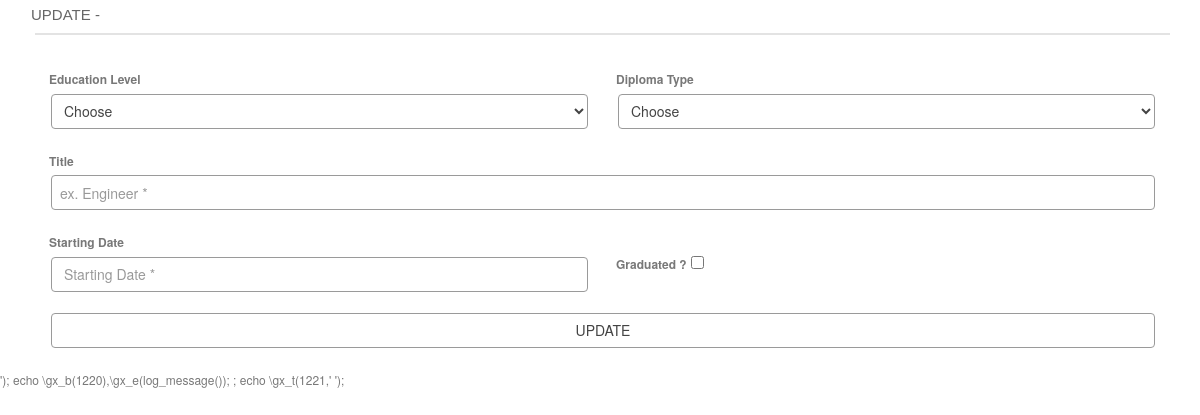
/upd_diploma.php (signed in), run on the app's committed database.
### tables this page shows
CREATE TABLE IF NOT EXISTS `language_expressions` (
  `id_lang` int(11) NOT NULL AUTO_INCREMENT,
  `en_expressions` varchar(80) DEFAULT NULL,
  `de_expressions` varchar(80) DEFAULT NULL,
  `fr_expressions` varchar(80) DEFAULT NULL,
  `it_expressions` varchar(80) DEFAULT NULL,
  `rs_expressions` varchar(80) DEFAULT NULL,
  `al_expressions` varchar(80) DEFAULT NULL,
  PRIMARY KEY (`id_lang`),
  UNIQUE KEY `id_lang` (`id_lang`)
);

### upd_diploma.php (the view, shortened to what this page needs)
<?php
include('admin/assets/include/functions.php');
$diploma=$dbj->query('SELECT * FROM diploma_users WHERE id_diploma_user="'.$_GET['id_diploma_user'].'"');
$row_diploma=$diploma->fetch(PDO::FETCH_ASSOC);
require_once('admin/assets/css_header_front.php');?>
<body>
  <div class="container">
    <div class="text-header"><?php echo languages($_SESSION['jbms_front']['lang_code'],71);?> - <?php echo $row_diploma['title_diploma'];?></div>
    <hr class="divider">
            <div class="row">
                 <form id="form-validation" action="post_upd_diploma.php" method="post">
                    <div class="form-group col-xs-6 ">
                      <label class="control-label"><?php echo languages($_SESSION['jbms_front']['lang_code'],73);?></label>
                      <select id="id_level_education" name="id_level_education" class="form-control">
                      <option value=""><?php echo languages($_SESSION['jbms_front']['lang_code'],65);?></option>
                      </select>
                    </div>
                    <div class="form-group col-xs-6 ">
                      <label class="control-label"><?php echo languages($_SESSION['jbms_front']['lang_code'],74);?></label>
                      <select id="id_type_diploma" name="id_type_diploma" class="form-control">
                      <option value=""><?php echo languages($_SESSION['jbms_front']['lang_code'],65);?></option>
                      </select>
                    </div>
                    <div class="form-group col-xs-12">
                      <label class="control-label"><?php echo languages($_SESSION['jbms_front']['lang_code'],75);?></label>
                      <input type="text"  name="title_diploma" id="title_diploma" value="<?php echo $row_diploma['title_diploma'];?>" class="form-control" placeholder="ex. Engineer *">
                    </div>
                    <div class="form-group col-xs-6 ">
                      <label class="control-label"><?php echo languages($_SESSION['jbms_front']['lang_code'],37);?></label>
                        <input type="text" name="date_started" id="date1" value="<?php echo $row_diploma['date_started'];?>" class="form-control" placeholder="<?php echo languages($_SESSION['jbms_front']['lang_code'],37);?>*">
                    </div>
                    <?php if($row_diploma['date_finished']){ ?>
                    <div class="form-group col-xs-6">
                      <label class="control-label"><?php echo languages($_SESSION['jbms_front']['lang_code'],128);?></label>
                      <input type="text" name="date_finished" id="date2"  value="<?php echo $row_diploma['date_finished'];?>" class="form-control" placeholder="<?php echo languages($_SESSION['jbms_front']['lang_code'],128);?>">
                    </div>
                    <?php }else{ ?>
                    <div class="form-group col-xs-6  text-left">
                    <div class="paddingtop5px">
                     <br /> <label class="control-label"><?php echo languages($_SESSION['jbms_front']['lang_code'],130);?></label>
                      <input type="checkbox" id="chkDate"  />
                    </div>
                    </div>
                    <?php } ?>
                    <div class="form-group col-xs-12">
                      <input class="form-control btn-default" type="submit" value="UPDATE">
                    </div>
                  </form>
                </div>
    </div>
<?php echo file_get_contents('admin/assets/js_bottom_front.php');?>
</body>
</html>

### admin/assets/include/functions.php (shortened to what this page needs)
<?php
include('connection.php');
function languages($lang=null, $id){
  global $dbj;
  $exp=$dbj->query('SELECT '.$lang.'_expressions AS word FROM language_expressions WHERE id_lang="'.$id.'"');
  $row_exp=$exp->fetch(PDO::FETCH_ASSOC);
  $word =  trim($row_exp['word']);
  $word_val = filter_var($word, FILTER_SANITIZE_STRING, FILTER_FLAG_STRIP_LOW|FILTER_FLAG_STRIP_HIGH);
  echo ' '.$word_val.' ';
}
?>

### admin/assets/css/admin_style.css (style rules this page uses)
body { background: #fff; font-family: 'Open Sans', sans-serif; line-height: 1.8; font-size: 12px; color: #787878; -ms-overflow-style: scrollbar; overflow-x: hidden; }
.control-label { margin: -1px 1px 0px; padding-top:5px; }
.text-header { margin: 1px; font-family: 'Raleway', sans-serif; color: #666; font-size: 15px; display: block; text-transform: uppercase; font-weight: 15px; }
.divider { border: 1px solid #E3E3E3; margin: 5px 0px 30px 5px; }
.form-control, .form-control.error, .input-group { -webkit-transition: all 300ms linear; -moz-transition: all 300ms linear; -o-transition: all 300ms linear; -ms-transition: all 300ms linear; transition: all 300ms linear; }
.btn-default { color: #777777; border-color: #999999; text-transform:uppercase; }
.form-control { border: 1px solid #9A9A9A; border-radius: 4px; box-shadow: none; color: #444444; padding: 0px 8px; margin:3px; min-height: 35px; }
.row { margin: 3px; }

### admin/assets/script/uikit-develop/uikit-develop/docs/css/docs.css (style rules this page uses)
body, h1, h2, h3, h4, h5, h6, .uk-navbar-nav > li > a { font-family: "Proxima Nova", "Helvetica Neue", Helvetica, Arial, sans-serif; }
html { overflow-y: scroll; -webkit-font-smoothing: antialiased; -moz-osx-font-smoothing: grayscale; }

### data on the page
language_expressions: en_expressions "UPDATE"
language_expressions: en_expressions "Education Level"
language_expressions: id_level_education "Choose", id_type_diploma "Choose"
language_expressions: en_expressions "Diploma Type"
language_expressions: en_expressions "Title"
language_expressions: en_expressions "Starting Date", date_started "Starting Date *"
language_expressions: en_expressions "Graduated ?"

### other printed values
file_get_contents('admin/assets/js_bottom_front.php') "'); echo \\gx_b(1220),\\gx_e(log_message()); ; echo \\gx_t(1221,'"
